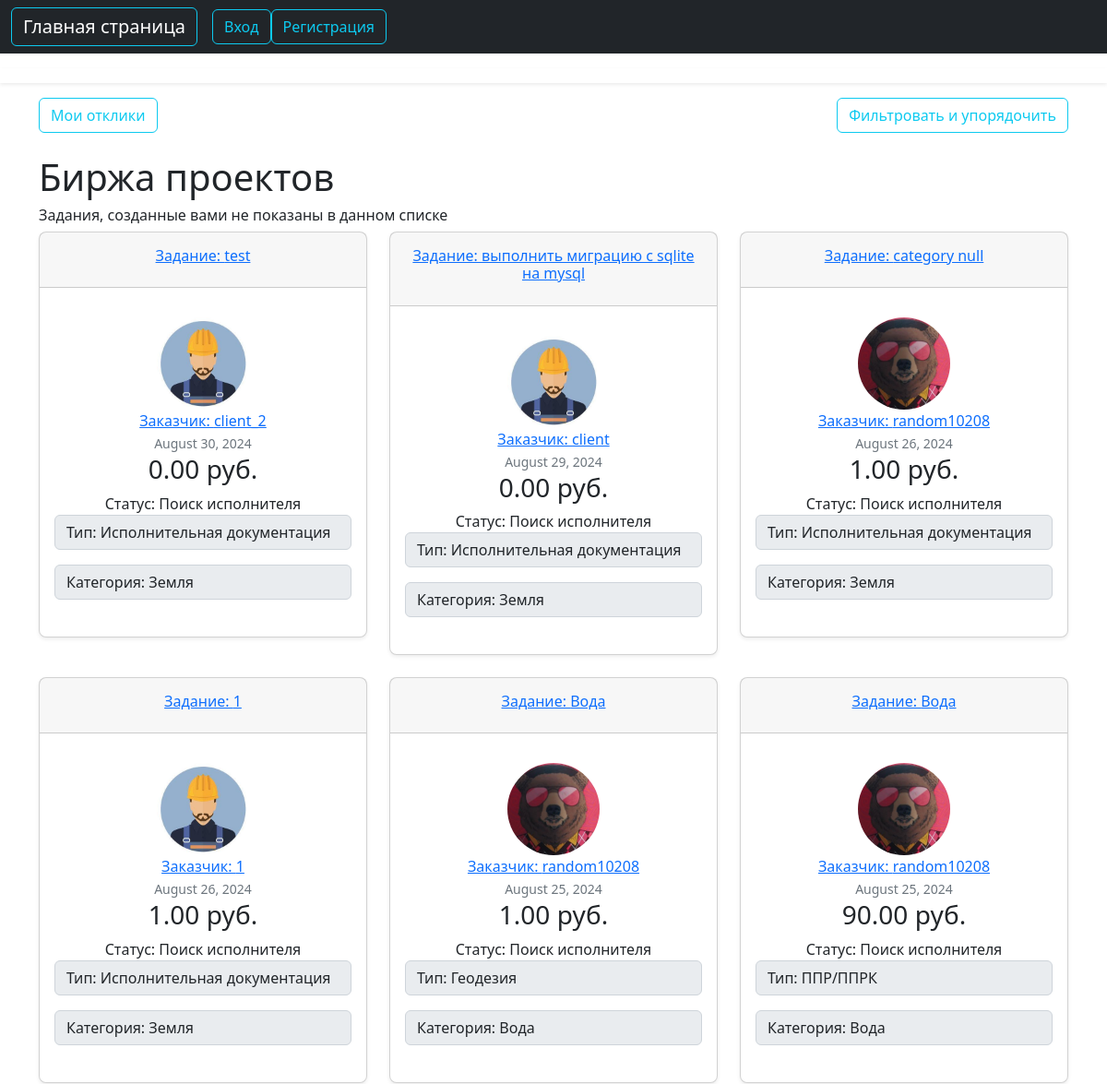
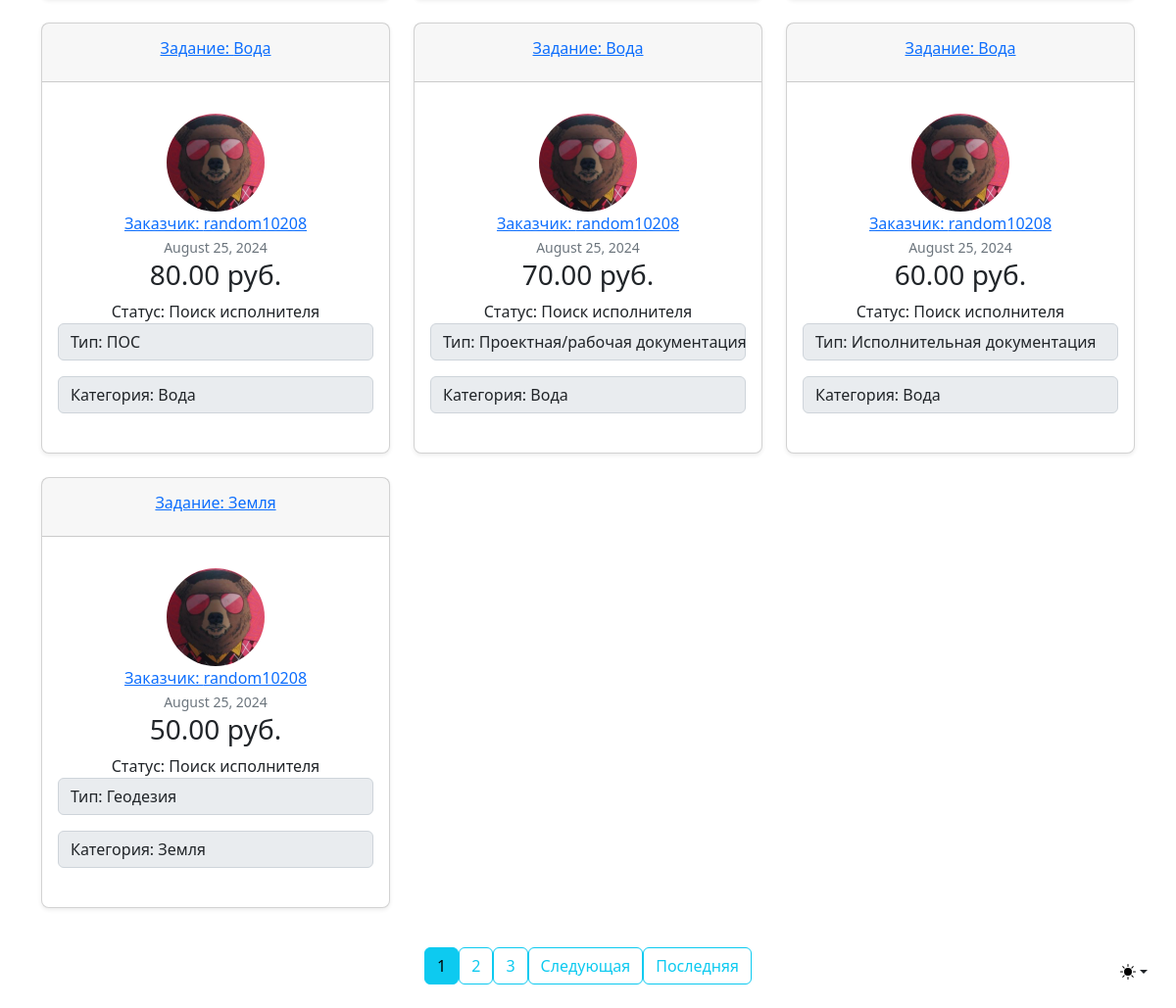
The app's page /task, older data (2 pictures, top to bottom).
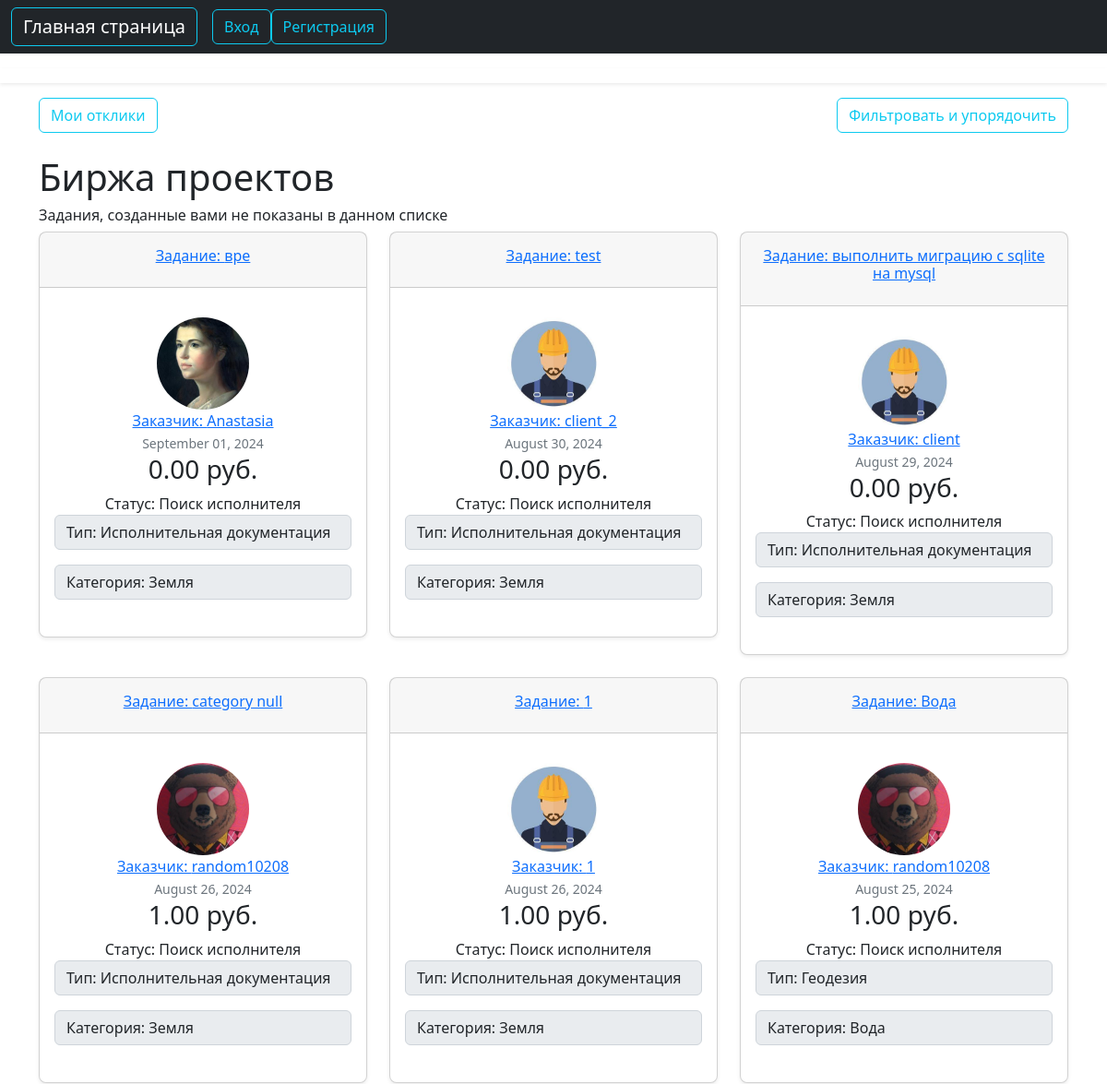
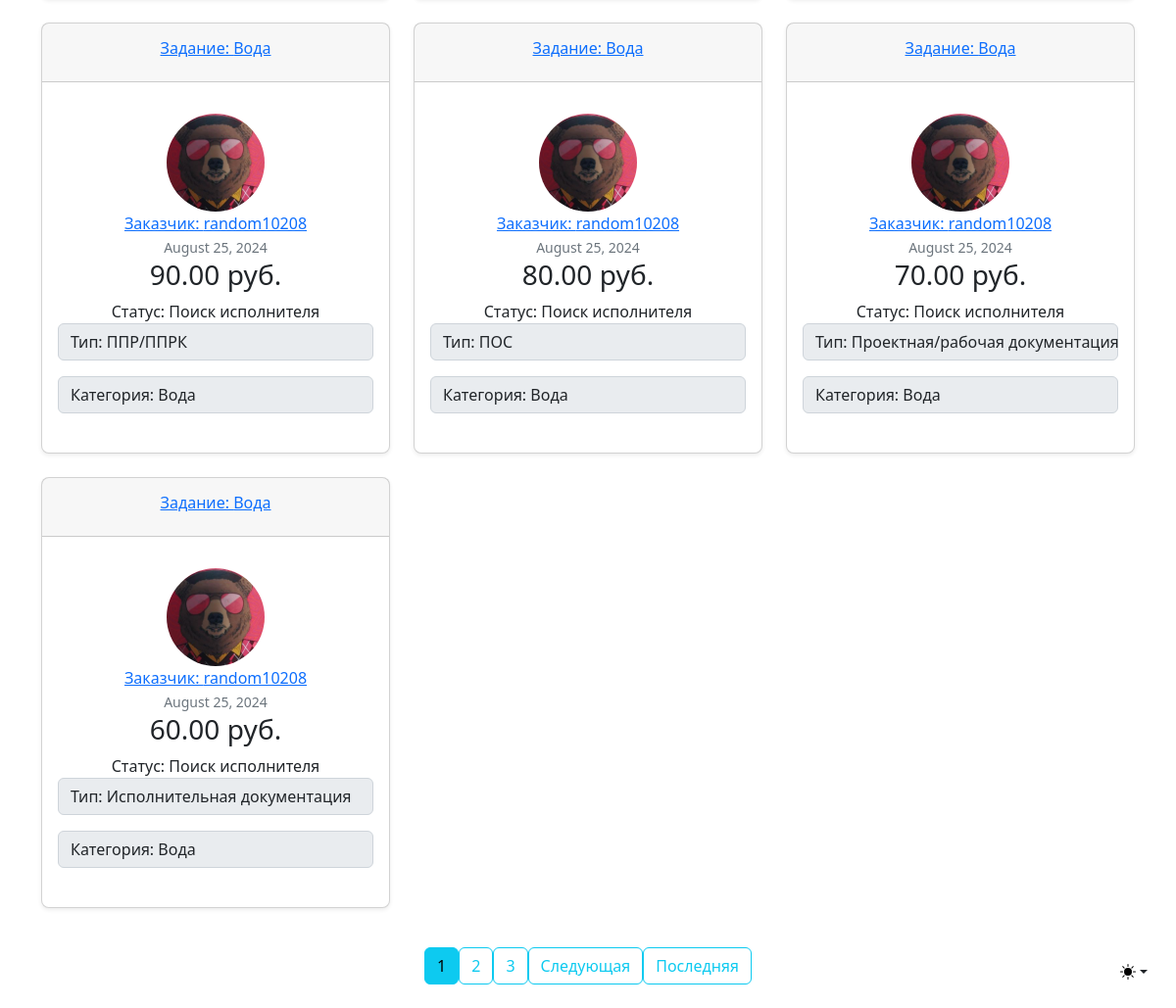
The same page, newer data (2 pictures, top to bottom).
### searchwork/models.py (models this page shows, shortened)
class Task(models.Model):
    title = models.CharField(max_length=100)
    content = models.TextField()
    date_posted = models.DateTimeField(default=timezone.now)
    author = models.ForeignKey(User, on_delete=models.CASCADE, related_name="client_user")
    worker = models.ForeignKey(User, on_delete=models.SET_NULL, null=True, related_name="worker_user")
    status = models.CharField(max_length=200, choices=STATUS_CHOICES, default='Поиск исполнителя')
    budget = models.DecimalField(max_digits=18, decimal_places=2, default=0.00)
    type = models.CharField(max_length=200, choices=TYPE_CHOICES, null=False, default='Исполнительная документация')
    category = models.CharField(max_length=200, choices=CATEGORY_CHOICES, null=False, default='Земля')

### users/models.py (models this page shows, shortened)
class Profile(models.Model):
    user = models.OneToOneField(User, on_delete=models.CASCADE)
    image = models.ImageField(default='default.jpg', upload_to='profile_pics')

### searchwork/views.py (the view)
# urls.py: path('task', TaskListView.as_view(), name='tasks-home'),
class TaskListView(ListView):
    model = Task
    template_name = 'searchwork/home.html'
    context_object_name = 'tasks'
    ordering = ['-date_posted']
    paginate_by = 10

### searchwork/templates/searchwork/home.html (shortened to what this page needs)
{% extends "searchwork/base_worker.html" %}
{% block content %}
        {% if tasks %}
<div class="d-flex justify-content-between">
            <a class="btn btn-outline-info" href="{% url 'my-offers' user.username %}">Мои отклики</a>
<div>
            <a class="btn btn-outline-info" href="{% url 'filter-home' %}">Фильтровать и упорядочить</a>
</div>
</div>
<br/>
            <h1>Биржа проектов</h1>
            <h6>Задания, созданные вами не показаны в данном списке</h6>
            <div class="row row-cols-1 row-cols-md-3 mb-3 text-center">
                {% for task in tasks %}
                    {% if task.author != user %}
                      <div class="col">
                        <div class="card mb-4 rounded-3 shadow-sm">
                          <div class="card-header py-3">
                              <a class="card-title pricing-card-title" href="{% url 'task-detail' task.id %}"><h6>Задание: {{ task.title }}</h6></a>
                          </div>
                          <div class="card-body">
                            <ul class="list-unstyled mt-3 mb-4">
                              <li>
                                  <img class="rounded-circle article-img" src="{{ task.author.profile.image.url }}" width="100" height="100" alt="аватар заказчика">
                              </li>
                                <li><a class="mr-2" href="{% url 'user-tasks' task.author.username %}">Заказчик: {{ task.author }}</a></li>
                              <li><small class="text-muted">{{ task.date_posted|date:"F d, Y" }}</small></li>
                                <li><h3>{{ task.budget }} руб.</h3></li>
                              <li>Статус: {{ task.status }}</li>
                                <p class="input-group-text">Тип: {{ task.type }}</p>
                                <p class="input-group-text">Категория: {{ task.category }}</p>
                            </ul>
                          </div>
                        </div>
                      </div>
                    {% endif %}
                {% endfor %}
            </div>
        {% else %}
            <h1>В системе пока не зарегистрировано ни одного задания.</h1>
            <a class="btn btn-outline-info" href="{% url 'client' %}">Стать заказчиком</a>
        {% endif %}
    <div class="pagination justify-content-center">
        {% if is_paginated %}
          {% for num in page_obj.paginator.page_range %}
            {% if page_obj.number == num %}
              <a class="btn btn-info mb-4 mr-1" href="?page={{ num }}">{{ num }}</a>
            {% elif num > page_obj.number|add:'-3' and num < page_obj.number|add:'3' %}
              <a class="btn btn-outline-info mb-4 mr-1" href="?page={{ num }}">{{ num }}</a>
            {% endif %}
          {% endfor %}
          {% if page_obj.has_next %}
            <a class="btn btn-outline-info mb-4 mr-1" href="?page={{ page_obj.next_page_number }}">Следующая</a>
            <a class="btn btn-outline-info mb-4 mr-1" href="?page={{ page_obj.paginator.num_pages }}">Последняя</a>
          {% endif %}
        {% endif %}
    </div>
{% endblock content %}

Row changes from the older to the newer data that the page shows:
no longer on this page (row unchanged): Task: title "Земля", author.profile.image (picture), author "random10208", date_posted "August 25, 2024", budget "50.00", status "Поиск исполнителя", type "Геодезия", category "Земля"
added Task: title "вре", author.profile.image (picture), author "Anastasia", date_posted "September 01, 2024", budget "0.00", status "Поиск исполнителя", type "Исполнительная документация", category "Земля"
